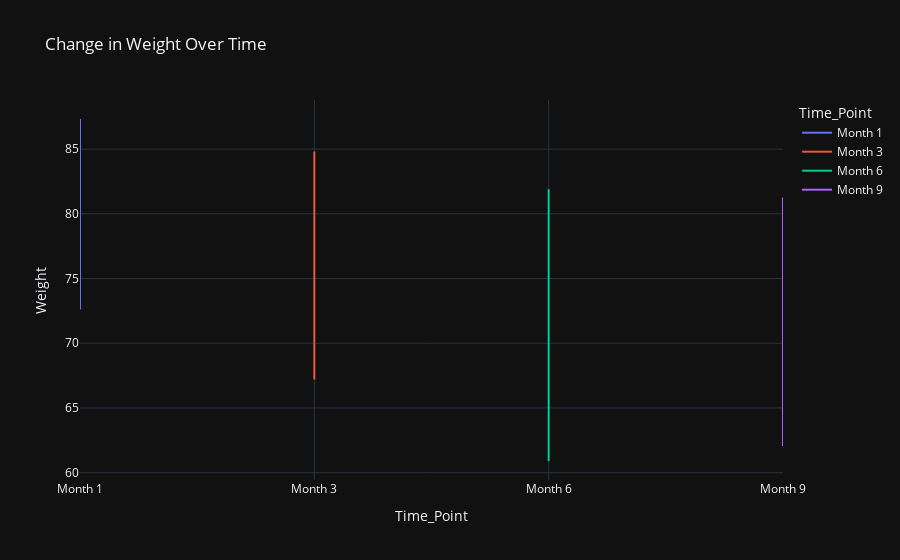
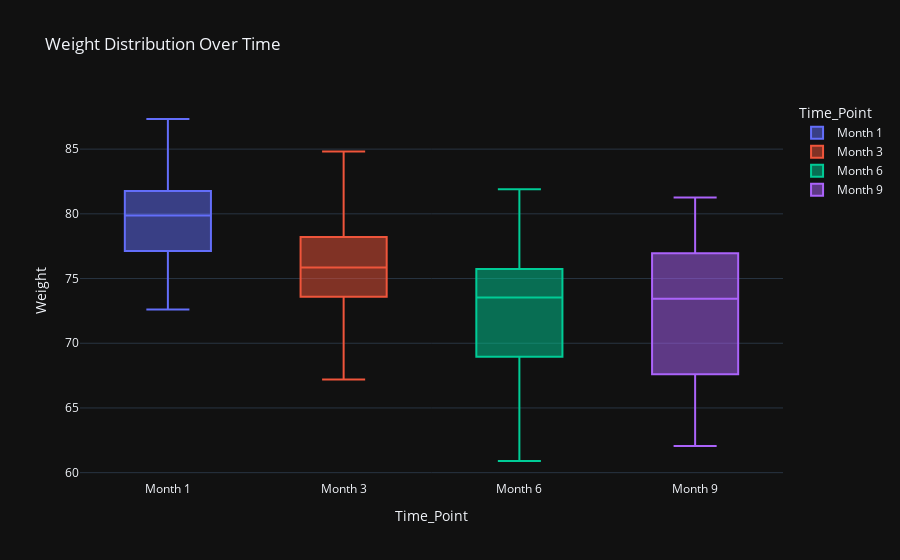

Notebook code cell kept with these figures, in order:
### Code cell
#Question13
# Simulate dataset for weight loss program
np.random.seed(42)
data = {
    'Participant': np.repeat(np.arange(1, 21), 4),  # 20 participants
    'Time_Point': np.tile(['Month 1', 'Month 3', 'Month 6', 'Month 9'], 20),
    'Weight': np.random.normal(loc=80, scale=5, size=80) + np.tile([0, -3, -6, -8], 20)  # Weight loss over months
}

df = pd.DataFrame(data)

# Perform repeated measures ANOVA
rm_anova = AnovaRM(df, 'Weight', 'Participant', within=['Time_Point']).fit()

# Print the ANOVA results
print(rm_anova)

# Line plot to show weight change over time for all participants
fig1 = px.line(df, x='Time_Point', y='Weight', color='Time_Point', title='Change in Weight Over Time', template='plotly_dark')
fig1.show()

# Box plot to visualize the distribution of weight at each time point
fig2 = px.box(df, x='Time_Point', y='Weight', color='Time_Point', title='Weight Distribution Over Time', template='plotly_dark')
fig2.show()

### Figure 1 — Plotly figure (JSON) as saved in the notebook; plotly's stock layout.template omitted (floating-point values rounded to 4 significant figures)
{"data": [{"hovertemplate": "Time_Point=%{x}<br>Weight=%{y}<extra></extra>", "legendgroup": "Month 1", "line": {"color": "#636efa", "dash": "solid"}, "marker": {"symbol": "circle"}, "mode": "lines", "name": "Month 1", "orientation": "v", "showlegend": true, "type": "scatter", "x": ["Month 1", "Month 1", "Month 1", "Month 1", "Month 1", "Month 1", "Month 1", "Month 1", "Month 1", "Month 1", "Month 1", "Month 1", "Month 1", "Month 1", "Month 1", "Month 1", "Month 1", "Month 1", "Month 1", "Month 1"], "xaxis": "x", "y": [82.48, 78.83, 77.65, 81.21, 74.94, 87.33, 77.28, 77.0, 79.93, 81.04, 83.69, 72.61, 81.72, 76.62, 75.8, 77.6, 84.06, 81.81, 79.82, 80.44], "yaxis": "y"}, {"hovertemplate": "Time_Point=%{x}<br>Weight=%{y}<extra></extra>", "legendgroup": "Month 3", "line": {"color": "#EF553B", "dash": "solid"}, "marker": {"symbol": "circle"}, "mode": "lines", "name": "Month 3", "orientation": "v", "showlegend": true, "type": "scatter", "x": ["Month 3", "Month 3", "Month 3", "Month 3", "Month 3", "Month 3", "Month 3", "Month 3", "Month 3", "Month 3", "Month 3", "Month 3", "Month 3", "Month 3", "Month 3", "Month 3", "Month 3", "Month 3", "Month 3", "Month 3"], "xaxis": "x", "y": [76.31, 75.83, 79.71, 67.43, 78.57, 75.87, 77.55, 75.54, 71.71, 67.2, 77.86, 73.4, 68.18, 80.06, 75.45, 76.07, 83.78, 73.77, 84.82, 75.5], "yaxis": "y"}, {"hovertemplate": "Time_Point=%{x}<br>Weight=%{y}<extra></extra>", "legendgroup": "Month 6", "line": {"color": "#00cc96", "dash": "solid"}, "marker": {"symbol": "circle"}, "mode": "lines", "name": "Month 6", "orientation": "v", "showlegend": true, "type": "scatter", "x": ["Month 6", "Month 6", "Month 6", "Month 6", "Month 6", "Month 6", "Month 6", "Month 6", "Month 6", "Month 6", "Month 6", "Month 6", "Month 6", "Month 6", "Month 6", "Month 6", "Month 6", "Month 6", "Month 6", "Month 6"], "xaxis": "x", "y": [77.24, 81.9, 71.68, 65.38, 69.46, 74.34, 68.25, 70.99, 78.11, 67.36, 73.42, 71.7, 75.62, 79.15, 75.66, 68.47, 73.64, 75.81, 60.9, 74.46], "yaxis": "y"}, {"hovertemplate": "Time_Point=%{x}<br>Weight=%{y}<extra></extra>", "legendgroup": "Month 9", "line": {"color": "#ab63fa", "dash": "solid"}, "marker": {"symbol": "circle"}, "mode": "lines", "name": "Month 9", "orientation": "v", "showlegend": true, "type": "scatter", "x": ["Month 9", "Month 9", "Month 9", "Month 9", "Month 9", "Month 9", "Month 9", "Month 9", "Month 9", "Month 9", "Month 9", "Month 9", "Month 9", "Month 9", "Month 9", "Month 9", "Month 9", "Month 9", "Month 9", "Month 9"], "xaxis": "x", "y": [79.62, 75.84, 69.67, 69.19, 64.94, 64.88, 73.88, 81.26, 65.9, 72.98, 70.49, 77.29, 70.07, 76.66, 76.88, 66.02, 77.02, 79.69, 76.11, 62.06], "yaxis": "y"}], "layout": {"legend": {"title": {"text": "Time_Point"}, "tracegroupgap": 0}, "title": {"text": "Change in Weight Over Time"}, "xaxis": {"anchor": "y", "categoryarray": ["Month 1", "Month 3", "Month 6", "Month 9"], "categoryorder": "array", "domain": [0, 1], "title": {"text": "Time_Point"}}, "yaxis": {"anchor": "x", "domain": [0, 1], "title": {"text": "Weight"}}}}

### Figure 2 — Plotly figure (JSON) as saved in the notebook; plotly's stock layout.template omitted (floating-point values rounded to 4 significant figures)
{"data": [{"alignmentgroup": "True", "hovertemplate": "Time_Point=%{x}<br>Weight=%{y}<extra></extra>", "legendgroup": "Month 1", "marker": {"color": "#636efa"}, "name": "Month 1", "notched": false, "offsetgroup": "Month 1", "orientation": "v", "showlegend": true, "type": "box", "x": ["Month 1", "Month 1", "Month 1", "Month 1", "Month 1", "Month 1", "Month 1", "Month 1", "Month 1", "Month 1", "Month 1", "Month 1", "Month 1", "Month 1", "Month 1", "Month 1", "Month 1", "Month 1", "Month 1", "Month 1"], "x0": " ", "xaxis": "x", "y": [82.48, 78.83, 77.65, 81.21, 74.94, 87.33, 77.28, 77.0, 79.93, 81.04, 83.69, 72.61, 81.72, 76.62, 75.8, 77.6, 84.06, 81.81, 79.82, 80.44], "y0": " ", "yaxis": "y"}, {"alignmentgroup": "True", "hovertemplate": "Time_Point=%{x}<br>Weight=%{y}<extra></extra>", "legendgroup": "Month 3", "marker": {"color": "#EF553B"}, "name": "Month 3", "notched": false, "offsetgroup": "Month 3", "orientation": "v", "showlegend": true, "type": "box", "x": ["Month 3", "Month 3", "Month 3", "Month 3", "Month 3", "Month 3", "Month 3", "Month 3", "Month 3", "Month 3", "Month 3", "Month 3", "Month 3", "Month 3", "Month 3", "Month 3", "Month 3", "Month 3", "Month 3", "Month 3"], "x0": " ", "xaxis": "x", "y": [76.31, 75.83, 79.71, 67.43, 78.57, 75.87, 77.55, 75.54, 71.71, 67.2, 77.86, 73.4, 68.18, 80.06, 75.45, 76.07, 83.78, 73.77, 84.82, 75.5], "y0": " ", "yaxis": "y"}, {"alignmentgroup": "True", "hovertemplate": "Time_Point=%{x}<br>Weight=%{y}<extra></extra>", "legendgroup": "Month 6", "marker": {"color": "#00cc96"}, "name": "Month 6", "notched": false, "offsetgroup": "Month 6", "orientation": "v", "showlegend": true, "type": "box", "x": ["Month 6", "Month 6", "Month 6", "Month 6", "Month 6", "Month 6", "Month 6", "Month 6", "Month 6", "Month 6", "Month 6", "Month 6", "Month 6", "Month 6", "Month 6", "Month 6", "Month 6", "Month 6", "Month 6", "Month 6"], "x0": " ", "xaxis": "x", "y": [77.24, 81.9, 71.68, 65.38, 69.46, 74.34, 68.25, 70.99, 78.11, 67.36, 73.42, 71.7, 75.62, 79.15, 75.66, 68.47, 73.64, 75.81, 60.9, 74.46], "y0": " ", "yaxis": "y"}, {"alignmentgroup": "True", "hovertemplate": "Time_Point=%{x}<br>Weight=%{y}<extra></extra>", "legendgroup": "Month 9", "marker": {"color": "#ab63fa"}, "name": "Month 9", "notched": false, "offsetgroup": "Month 9", "orientation": "v", "showlegend": true, "type": "box", "x": ["Month 9", "Month 9", "Month 9", "Month 9", "Month 9", "Month 9", "Month 9", "Month 9", "Month 9", "Month 9", "Month 9", "Month 9", "Month 9", "Month 9", "Month 9", "Month 9", "Month 9", "Month 9", "Month 9", "Month 9"], "x0": " ", "xaxis": "x", "y": [79.62, 75.84, 69.67, 69.19, 64.94, 64.88, 73.88, 81.26, 65.9, 72.98, 70.49, 77.29, 70.07, 76.66, 76.88, 66.02, 77.02, 79.69, 76.11, 62.06], "y0": " ", "yaxis": "y"}], "layout": {"boxmode": "overlay", "legend": {"title": {"text": "Time_Point"}, "tracegroupgap": 0}, "title": {"text": "Weight Distribution Over Time"}, "xaxis": {"anchor": "y", "categoryarray": ["Month 1", "Month 3", "Month 6", "Month 9"], "categoryorder": "array", "domain": [0, 1], "title": {"text": "Time_Point"}}, "yaxis": {"anchor": "x", "domain": [0, 1], "title": {"text": "Weight"}}}}
